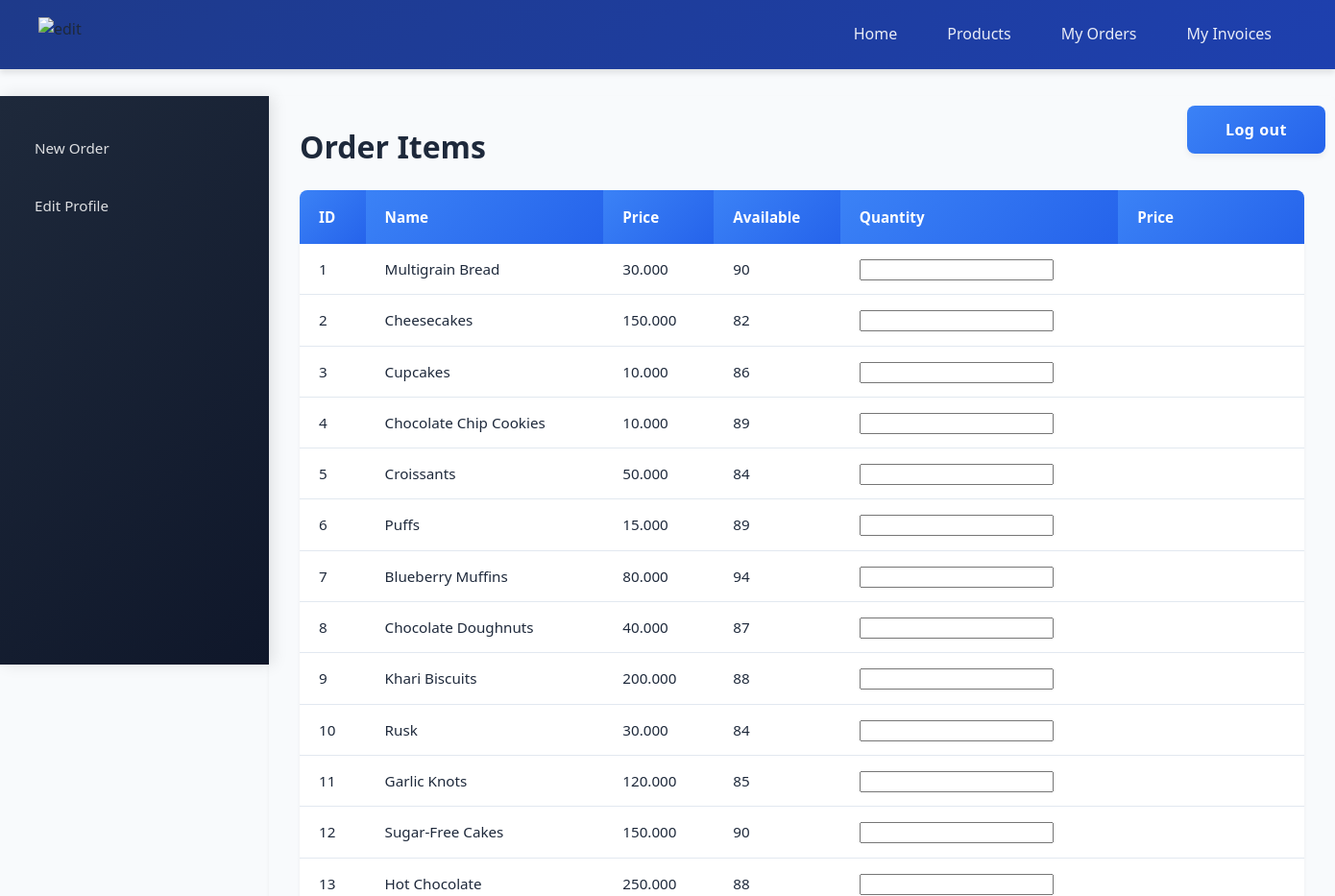
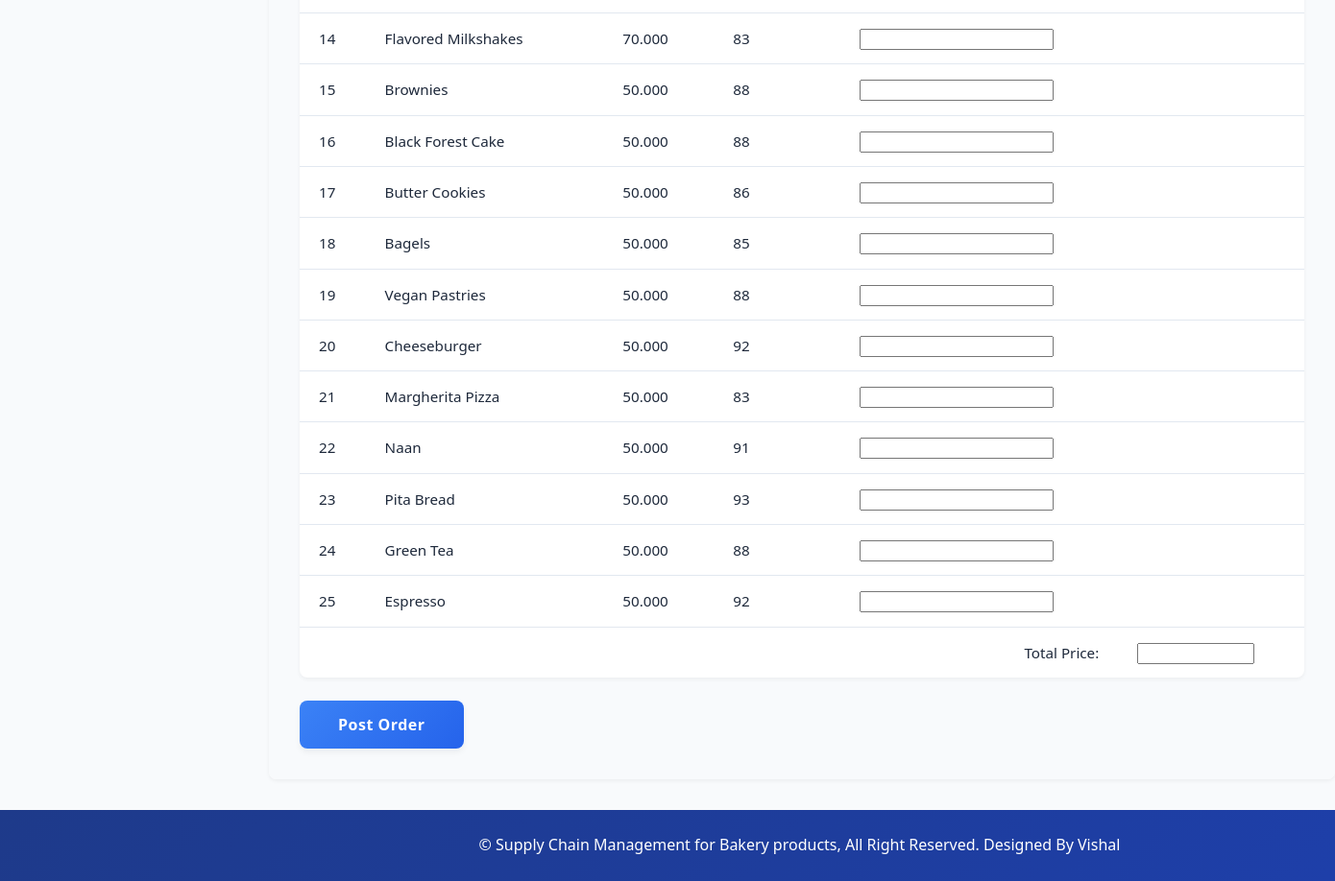
The app's page /retailer/order_items.php (signed in) with its own data (2 pictures, top to bottom).
### tables this page shows
CREATE TABLE `products` (
  `pro_id` int(11) NOT NULL,
  `pro_name` varchar(25) NOT NULL,
  `pro_desc` text DEFAULT NULL,
  `pro_price` decimal(10,3) NOT NULL,
  `unit` int(11) NOT NULL,
  `pro_cat` int(11) NOT NULL,
  `quantity` int(6) DEFAULT NULL
);

### retailer/order_items.php (the view, shortened to what this page needs)
<?php
	require("../includes/config.php");
	if(isset($_SESSION['retailer_login']) || isset($_SESSION['admin_login'])) {
			$query_selectProducts = "SELECT * FROM products";
			$result_selectProducts = mysqli_query($con,$query_selectProducts);
	}
	else {
		header('Location:../index.php');
	}
?>
<!DOCTYPE html>
<html>
<head>
	<link rel="stylesheet" href="../includes/main_style.css" >
</head>
<body>
	<?php
		include("../includes/nav_retailer.inc.php");
		include("../includes/aside_retailer.inc.php");
	?>
	<section>
		<h1>Order Items</h1>
		<form action="insert_man_order.php" method="POST" class="form">
		<table class="table_displayData">
			<tr>
				<th> ID </th>
				<th> Name </th>
				<th> Price </th>
				<th> Available </th>
				<th> Quantity </th>
				<th> Price </th>
			</tr>
			<?php $i=1; while($row_selectProducts = mysqli_fetch_array($result_selectProducts)) { ?>
			<tr>
				<td> <?php echo $row_selectProducts['pro_id']; ?> </td>
				<td> <?php echo $row_selectProducts['pro_name']; ?> </td>
				<td> <?php echo $row_selectProducts['pro_price']; ?> </td>
				<td> <?php if($row_selectProducts['quantity'] == NULL){ echo "N/A";} else {echo $row_selectProducts['quantity'];} ?> </td>
				<td> <input type="text" class="quantity" id="<?php echo $row_selectProducts['pro_id']; ?>" name="<?php echo "txtQuantity".$row_selectProducts['pro_id']; ?>" /> </td>
				<td> <div id="<?php echo "totalPrice".$row_selectProducts['pro_id']; ?>"></div> </td>
			</tr>
			<?php $i++; } ?>
			<tr>
				<td colspan="5" style="text-align:right;"> Total Price: </td>
				<td> <input type="text" size="10" id="txtFinalAmount" name="total_price" readonly="readonly" value="" /> </td>
			</tr>
		</table>
		<input id="btnSubmit" type="submit" value="Post Order" class="submit_button" />
		</form>
	</section>
	<?php
		include("../includes/footer.inc.php");
	?>
</body>
</html>

### includes/main_style.css (style rules this page uses)
* { font-family: 'Segoe UI', Roboto, -apple-system, sans-serif; margin: 0; padding: 0; box-sizing: border-box; }
body { margin: auto; background-color: #f8fafc; color: #1e293b; line-height: 1.6; }
.submit_button { font-size: 1rem; padding: 0.875rem 2.5rem; background: linear-gradient(135deg, #3b82f6 0%, #2563eb 100%); border: none; border-radius: 8px; color: white; cursor: pointer; transition: all 0.3s cubic-bezier(0.4, 0, 0.2, 1); font-weight: 600; letter-spacing: 0.5px; box-shadow: 0 4px 6px rgba(0, 0, 0, 0.05); }
body { margin-left: 280px; min-height: 100vh; margin-top: 100px; overflow-x: hidden; }
section { max-width: 1200px; width: 100%; padding: 2rem; margin: 0 auto; }
section h1 { margin: 0 0 1.5rem; font-weight: 700; color: #1e293b; font-size: 2rem; line-height: 1.3; }
table { border-collapse: separate; border-spacing: 0; width: 100%; margin: 1.5rem 0; font-size: 0.95rem; background: white; border-radius: 8px; overflow: hidden; box-shadow: 0 2px 4px rgba(0, 0, 0, 0.05); }
.table_displayData th { background: linear-gradient(135deg, #3b82f6 0%, #2563eb 100%); color: white; padding: 1rem 1.25rem; font-weight: 600; text-align: left; }
.table_displayData td { padding: 0.875rem 1.25rem; border-bottom: 1px solid #e2e8f0; }
.table_displayData tr:last-child td { border-bottom: none; }

### records on screen
products: pro_id "1", pro_name "Multigrain Bread", pro_price "30.000", quantity "90"
products: pro_id "2", pro_name "Cheesecakes", pro_price "150.000", quantity "82"
products: pro_id "3", pro_name "Cupcakes", pro_price "10.000", quantity "86"
products: pro_id "4", pro_name "Chocolate Chip Cookies", pro_price "10.000", quantity "89"
products: pro_id "5", pro_name "Croissants", pro_price "50.000", quantity "84"
products: pro_id "6", pro_name "Puffs", pro_price "15.000", quantity "89"
products: pro_id "7", pro_name "Blueberry Muffins", pro_price "80.000", quantity "94"
products: pro_id "8", pro_name "Chocolate Doughnuts", pro_price "40.000", quantity "87"
products: pro_id "9", pro_name "Khari Biscuits", pro_price "200.000", quantity "88"
products: pro_id "10", pro_name "Rusk", pro_price "30.000", quantity "84"
products: pro_id "11", pro_name "Garlic Knots", pro_price "120.000", quantity "85"
products: pro_id "12", pro_name "Sugar-Free Cakes", pro_price "150.000", quantity "90"
products: pro_id "13", pro_name "Hot Chocolate", pro_price "250.000", quantity "88"
products: pro_id "14", pro_name "Flavored Milkshakes", pro_price "70.000", quantity "83"
products: pro_id "15", pro_name "Brownies", pro_price "50.000", quantity "88"
products: pro_id "16", pro_name "Black Forest Cake", pro_price "50.000", quantity "88"
products: pro_id "17", pro_name "Butter Cookies", pro_price "50.000", quantity "86"
products: pro_id "18", pro_name "Bagels", pro_price "50.000", quantity "85"
products: pro_id "19", pro_name "Vegan Pastries", pro_price "50.000", quantity "88"
products: pro_id "20", pro_name "Cheeseburger", pro_price "50.000", quantity "92"
products: pro_id "21", pro_name "Margherita Pizza", pro_price "50.000", quantity "83"
products: pro_id "22", pro_name "Naan", pro_price "50.000", quantity "91"
products: pro_id "23", pro_name "Pita Bread", pro_price "50.000", quantity "93"
products: pro_id "24", pro_name "Green Tea", pro_price "50.000", quantity "88"
products: pro_id "25", pro_name "Espresso", pro_price "50.000", quantity "92"
